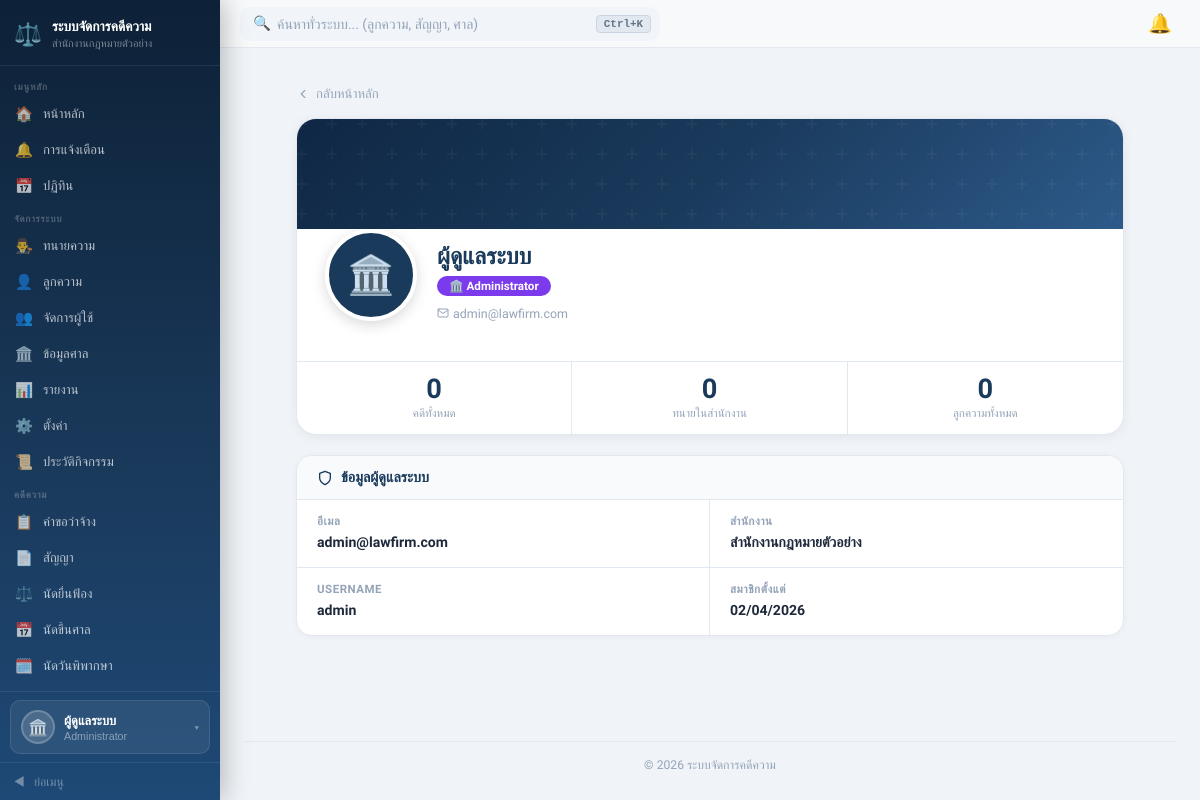
Screenshot of /pages/Profile.php (signed in) with the database file from the repository.
### tables this page shows
CREATE TABLE `users` (
  `user_id`       int          NOT NULL AUTO_INCREMENT,
  `username`      varchar(50)  DEFAULT NULL COMMENT 'สำหรับ login แทน email',
  `office_id`     int          NOT NULL,
  `role_id`       int          NOT NULL,
  `email`         varchar(150) NOT NULL,
  `password_hash` varchar(255) NOT NULL,
  `status`        varchar(20)  DEFAULT 'active',
  `created_at`    timestamp    DEFAULT CURRENT_TIMESTAMP,
  PRIMARY KEY (`user_id`),
  UNIQUE KEY `uq_email`    (`email`),
  UNIQUE KEY `uq_username` (`username`)
);

CREATE TABLE `offices` (
  `office_id`   int          NOT NULL AUTO_INCREMENT,
  `office_name` varchar(150) NOT NULL,
  `office_code` varchar(20)  DEFAULT NULL,
  `address`     text,
  `phone`       varchar(15)  DEFAULT NULL,
  `email`       varchar(150) DEFAULT NULL,
  `logo_path`   varchar(255) DEFAULT NULL,
  `status`      varchar(20)  DEFAULT 'active',
  `created_at`  timestamp    DEFAULT CURRENT_TIMESTAMP,
  PRIMARY KEY (`office_id`),
  UNIQUE KEY `uq_office_code` (`office_code`)
);

### src/pages/Profile.php (the view, shortened to what this page needs)
<?php
$pdo    = getDB();
$role   = $_SESSION['role'];
$userId = $_SESSION['user_id'];
$officeId = $_SESSION['office_id'];
$profile = null;
if ($role === 'lawyer') {
    try {
        $s = $pdo->prepare("
            SELECT lp.*, u.email, u.username, u.created_at AS account_created,
                   ROUND(COALESCE(AVG(r.rating),0),1) AS avg_rating,
                   COUNT(r.review_id) AS review_count
            FROM lawyer_profiles lp
            JOIN users u ON lp.user_id = u.user_id
            LEFT JOIN lawyer_reviews r ON lp.lawyer_id = r.lawyer_id
            WHERE lp.user_id = ?
            GROUP BY lp.lawyer_id
        ");
        $s->execute([$userId]);
        $profile = $s->fetch();
    } catch (Exception $e) {
        $s = $pdo->prepare("SELECT lp.*, u.email, u.username, u.created_at AS account_created FROM lawyer_profiles lp JOIN users u ON lp.user_id=u.user_id WHERE lp.user_id=?");
        $s->execute([$userId]);
        $profile = $s->fetch();
        $profile['avg_rating']   = 0;
        $profile['review_count'] = 0;
    }
    $lid = $profile['lawyer_id'] ?? null;
    $statTotal   = 0; $statActive = 0; $statDone = 0;
    if ($lid) {
        $q = $pdo->prepare("SELECT COUNT(*) FROM case_requests WHERE lawyer_id=? AND office_id=?");
        $q->execute([$lid, $officeId]); $statTotal = (int)$q->fetchColumn();
        $q = $pdo->prepare("SELECT COUNT(*) FROM case_requests WHERE lawyer_id=? AND office_id=? AND status='approved'");
        $q->execute([$lid, $officeId]); $statActive = (int)$q->fetchColumn();
        $q = $pdo->prepare("SELECT COUNT(*) FROM case_requests cr JOIN contracts c ON cr.request_id=c.request_id WHERE cr.lawyer_id=? AND c.contract_review_status='finalized'");
        $q->execute([$lid]); $statDone = (int)$q->fetchColumn();
    }
    $reviews = [];
    if (($profile['review_count'] ?? 0) > 0) {
        try {
            $r = $pdo->prepare("
                SELECT rv.rating, rv.comment, rv.created_at, CONCAT(cp.fname,' ',cp.lname) AS client_name
                FROM lawyer_reviews rv
                JOIN client_profiles cp ON rv.client_id = cp.client_id
                WHERE rv.lawyer_id = ?
                ORDER BY rv.created_at DESC LIMIT 5
            ");
            $r->execute([$lid]);
            $reviews = $r->fetchAll();
        } catch (Exception $e) {}
    }
} elseif ($role === 'admin') {
    $s = $pdo->prepare("SELECT u.*, o.office_name FROM users u JOIN offices o ON u.office_id=o.office_id WHERE u.user_id=?");
    $s->execute([$userId]);
    $profile = $s->fetch();
    $statTotal = 0; $statActive = 0; $statDone = 0;
    $q = $pdo->prepare("SELECT COUNT(*) FROM case_requests WHERE office_id=?");
    $q->execute([$officeId]); $statTotal = (int)$q->fetchColumn();
    $q = $pdo->prepare("SELECT COUNT(*) FROM lawyer_profiles lp JOIN users u ON lp.user_id=u.user_id WHERE u.office_id=?");
    $q->execute([$officeId]); $statActive = (int)$q->fetchColumn();
    $q = $pdo->prepare("SELECT COUNT(*) FROM client_profiles cp JOIN users u ON cp.user_id=u.user_id WHERE u.office_id=?");
    $q->execute([$officeId]); $statDone = (int)$q->fetchColumn();
}
$photoUrl = null;
$displayName = 'ผู้ใช้งาน';
if ($role === 'admin') {
    $displayName = 'ผู้ดูแลระบบ';
} elseif (!empty($profile['fname'])) {
    $displayName = $profile['fname'] . ' ' . $profile['lname'];
}
$roleLabel = ['admin' => 'Administrator', 'lawyer' => 'ทนายความ', 'client' => 'ลูกความ'][$role] ?? $role;
$roleColor = ['admin' => '#7c3aed', 'lawyer' => '#1a3a5c', 'client' => '#059669'][$role] ?? '#64748b';
include '../includes/header.php';
?>
<div class="profile-page">
    <a href="/pages/dashboard.php" class="back-link">
        <svg xmlns="http://www.w3.org/2000/svg" viewBox="0 0 24 24" style="width:14px;height:14px;fill:none;stroke:currentColor;stroke-width:2;stroke-linecap:round;stroke-linejoin:round;"><polyline points="15 18 9 12 15 6"/></svg>
        กลับหน้าหลัก
    </a>
    <div class="hero-card">
        <div class="hero-banner"></div>
        <div class="hero-body">
            <div class="hero-avatar-wrap">
                <?php if ($photoUrl): ?>
                    <img src="<?= htmlspecialchars($photoUrl) ?>" class="hero-avatar" alt="avatar">
                <?php else: ?>
                    <div class="hero-avatar-ph">
                        <?= $role === 'admin' ? '🏛️' : ($role === 'lawyer' ? '⚖️' : '👤') ?>
                    </div>
                <?php endif; ?>
            </div>
            <div class="hero-info">
                <div class="hero-name"><?= htmlspecialchars($displayName) ?></div>
                <div>
                    <span class="hero-role-badge" style="background:<?= $roleColor ?>;">
                        <?= $role === 'admin' ? '🏛️' : ($role === 'lawyer' ? '⚖️' : '👤') ?>
                        <?= htmlspecialchars($roleLabel) ?>
                    </span>
                </div>
                <div class="hero-meta">
                    <?php if (!empty($profile['email'])): ?>
                    <span>
                        <svg xmlns="http://www.w3.org/2000/svg" viewBox="0 0 24 24" style="width:12px;height:12px;fill:none;stroke:currentColor;stroke-width:2;stroke-linecap:round;stroke-linejoin:round;"><path d="M4 4h16c1.1 0 2 .9 2 2v12c0 1.1-.9 2-2 2H4c-1.1 0-2-.9-2-2V6c0-1.1.9-2 2-2z"/><polyline points="22,6 12,13 2,6"/></svg>
                        <?= htmlspecialchars($profile['email']) ?>
                    </span>
                    <?php endif; ?>
                </div>
            </div>
        </div>
        <div class="stat-strip">
            <?php if ($role === 'lawyer'): ?>
                <div class="stat-cell">
                    <span class="stat-val"><?= $statTotal ?></span>
                    <span class="stat-lbl">คดีทั้งหมด</span>
                </div>
                <div class="stat-cell">
                    <span class="stat-val"><?= $statActive ?></span>
                    <span class="stat-lbl">คดีที่รับแล้ว</span>
                </div>
                <div class="stat-cell">
                    <span class="stat-val"><?= number_format($profile['avg_rating'] ?? 0, 1) ?></span>
                    <span class="stat-lbl">คะแนนเฉลี่ย</span>
                </div>
            <?php else: ?>
                <div class="stat-cell">
                    <span class="stat-val"><?= $statTotal ?></span>
                    <span class="stat-lbl">คดีทั้งหมด</span>
                </div>
                <div class="stat-cell">
                    <span class="stat-val"><?= $statActive ?></span>
                    <span class="stat-lbl">ทนายในสำนักงาน</span>
                </div>
                <div class="stat-cell">
                    <span class="stat-val"><?= $statDone ?></span>
                    <span class="stat-lbl">ลูกความทั้งหมด</span>
                </div>
            <?php endif; ?>
        </div>
    </div>
    <?php if ($role === 'admin'): ?>
    <div class="section-card">
        <div class="section-head">
            <svg xmlns="http://www.w3.org/2000/svg" viewBox="0 0 24 24" style="width:16px;height:16px;fill:none;stroke:currentColor;stroke-width:2;stroke-linecap:round;stroke-linejoin:round;"><path d="M12 22s8-4 8-10V5l-8-3-8 3v7c0 6 8 10 8 10z"/></svg>
            ข้อมูลผู้ดูแลระบบ
        </div>
        <div class="info-grid">
            <div class="info-cell">
                <div class="info-lbl">อีเมล</div>
                <div class="info-val"><?= htmlspecialchars($profile['email'] ?? '-') ?></div>
            </div>
            <div class="info-cell">
                <div class="info-lbl">สำนักงาน</div>
                <div class="info-val"><?= htmlspecialchars($profile['office_name'] ?? '-') ?></div>
            </div>
            <div class="info-cell">
                <div class="info-lbl">Username</div>
                <div class="info-val"><?= htmlspecialchars($profile['username'] ?? '-') ?></div>
            </div>
            <div class="info-cell">
                <div class="info-lbl">สมาชิกตั้งแต่</div>
                <div class="info-val"><?= !empty($profile['created_at']) ? date('d/m/Y', strtotime($profile['created_at'])) : '-' ?></div>
            </div>
        </div>
    </div>
    <?php endif; ?>
</div>
<?php include '../includes/footer.php'; ?>

### src/assets/css/style.css (style rules this page uses)
*, *::before, *::after { box-sizing: border-box; margin: 0; padding: 0; }
:root { --navy: #1a3a5c; --navy2: #2d5a8a; --green: #059669; --red: #dc2626; --yellow: #d97706; --blue: #2563eb; --border: #e2e8f0; --muted: #94a3b8; --bg: #f8fafc; --navy-light: #2d5a8a; --sb-w: 220px; --sb-w-col: 60px; }
body { font-family: 'Sarabun', sans-serif; background: #f0f4f8; display: flex; min-height: 100vh; overflow-x: hidden; color: #1e293b; }
a { text-decoration: none; color: inherit; }
*, *::before, *::after { box-sizing: border-box; }

### src/pages/Profile.php (style rules this page uses)
:root { --navy: #1a3a5c; --navy2: #2d5a8a; --border: #e2e8f0; --muted: #94a3b8; --bg: #f8fafc; --green: #059669; --blue: #2563eb; --red: #dc2626; }
.profile-page { max-width: 860px; margin: 0 auto; padding: 24px 16px 48px; }
.hero-card { background: #fff; border: 1px solid var(--border); border-radius: 20px; overflow: hidden; margin-bottom: 20px; box-shadow: 0 2px 12px rgba(0,0,0,.06); }
.hero-banner { height: 110px; background: linear-gradient(135deg, #0f2744 0%, #1a3a5c 50%, #2d5a8a 100%); position: relative; }
.hero-banner::after { content: ''; position: absolute; inset: 0; }
.hero-body { padding: 0 28px 24px; display: flex; gap: 20px; align-items: flex-end; flex-wrap: wrap; }
.hero-avatar-wrap { margin-top: -46px; flex-shrink: 0; }
.hero-avatar-ph { width: 92px; height: 92px; border-radius: 50%; border: 4px solid #fff; background: var(--navy); display: flex; align-items: center; justify-content: center; font-size: 2.4rem; box-shadow: 0 4px 14px rgba(0,0,0,.15); }
.hero-info { flex: 1; min-width: 0; padding-top: 14px; }
.hero-name { font-size: 1.45rem; font-weight: 800; color: var(--navy); line-height: 1.2; margin-bottom: 4px; }
.hero-role-badge { display: inline-flex; align-items: center; gap: 5px; padding: 3px 12px; border-radius: 20px; font-size: .73rem; font-weight: 700; color: #fff; margin-bottom: 6px; }
.hero-meta { font-size: .78rem; color: var(--muted); display: flex; flex-wrap: wrap; gap: 14px; margin-top: 4px; }
.hero-meta span { display: flex; align-items: center; gap: 4px; }
.stat-strip { display: grid; grid-template-columns: repeat(3, 1fr); border-top: 1px solid var(--border); margin-top: 16px; }
.stat-cell { text-align: center; padding: 14px 10px; border-right: 1px solid var(--border); }
.stat-cell:last-child { border-right: none; }
.stat-val { font-size: 1.7rem; font-weight: 800; color: var(--navy); line-height: 1; display: block; }
.stat-lbl { font-size: .72rem; color: var(--muted); margin-top: 3px; display: block; }
.section-card { background: #fff; border: 1px solid var(--border); border-radius: 16px; margin-bottom: 16px; overflow: hidden; box-shadow: 0 1px 6px rgba(0,0,0,.04); }
.section-head { padding: 13px 20px; border-bottom: 1px solid var(--border); display: flex; align-items: center; gap: 8px; font-weight: 700; color: var(--navy); font-size: .9rem; background: var(--bg); }
.info-grid { display: grid; grid-template-columns: 1fr 1fr; gap: 0; }
.info-cell { padding: 14px 20px; border-bottom: 1px solid var(--border); border-right: 1px solid var(--border); }
.info-cell:nth-child(2n) { border-right: none; }
.info-cell:last-child, .info-cell:nth-last-child(2):not(.full) { border-bottom: none; }
.info-lbl { font-size: .72rem; color: var(--muted); font-weight: 600; text-transform: uppercase; letter-spacing: .5px; margin-bottom: 4px; display: flex; align-items: center; gap: 5px; }
.info-val { font-size: .88rem; color: #1e293b; font-weight: 600; line-height: 1.5; }
.back-link { display: inline-flex; align-items: center; gap: 6px; color: var(--muted); font-size: .82rem; text-decoration: none; margin-bottom: 16px; transition: color .15s; }

### rows the page displays
users: email "admin@lawfirm.com", office.office_name "สำนักงานกฎหมายตัวอย่าง", username "admin", created_at "02/04/2026"

### other values shown
$_SESSION['office_name'] "สำนักงานกฎหมายตัวอย่าง"
$_sb_name "ผู้ดูแลระบบ"
$_sb_role_label "Administrator"
$displayName "ผู้ดูแลระบบ"
$roleLabel "Administrator"
$statTotal "0"
$statActive "0"
$statDone "0"
